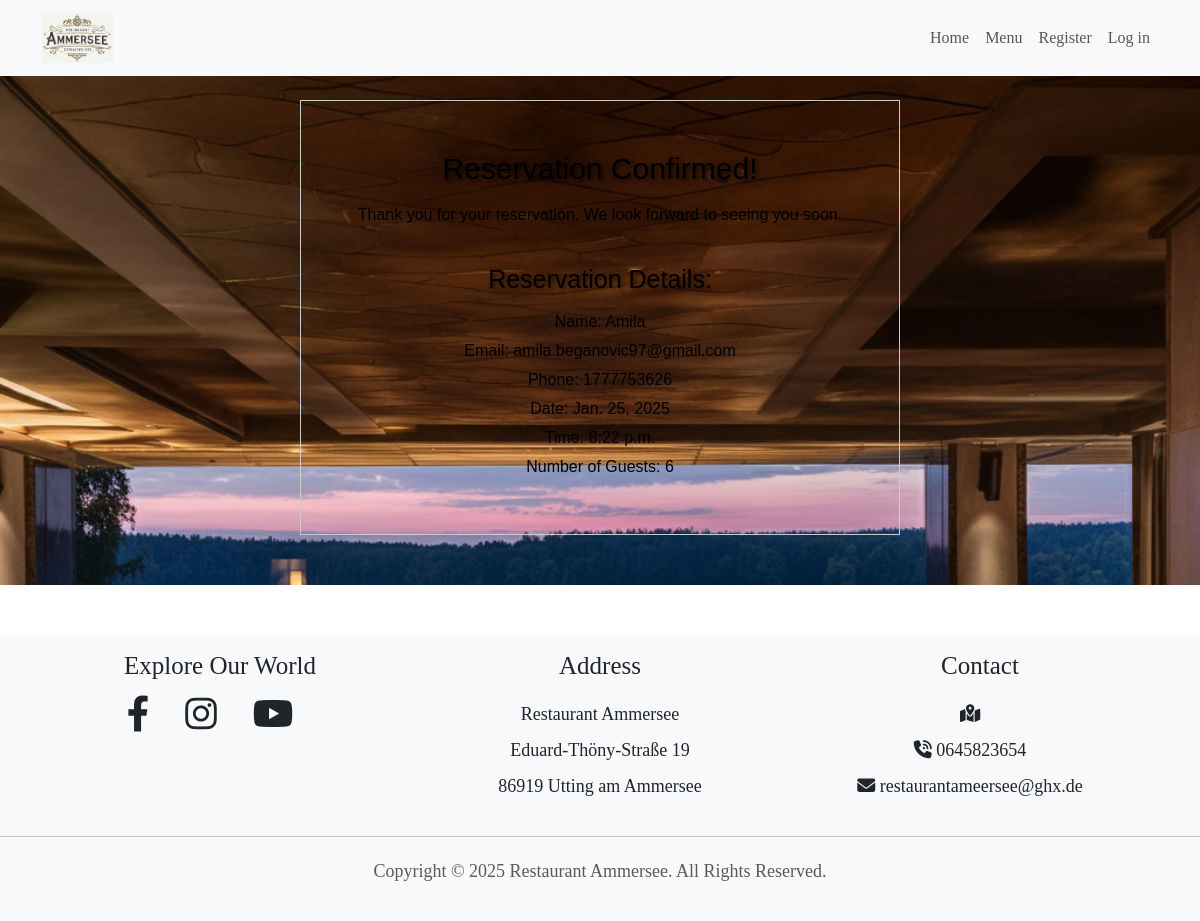
/restaurant/confirmation/31/, run on the app's committed database.
### restaurant/models.py (models this page shows, shortened)
class Reservation(models.Model):
    time = models.TimeField(blank=False, null=False)
    num_people = models.IntegerField(
        validators=[MinValueValidator(1)]  # Ensure the number of people is at least 1
    )
    name = models.CharField(max_length=200)
    email = models.EmailField(validators=[EmailValidator()], blank=True, null=True)  # Allow blank email
    phone = models.CharField(
        max_length=20, validators=[RegexValidator(r"^\+?\d{9,15}$")]  # Validate phone number format
    )
    date = models.DateField(validators=[validate_future_date])  # Use the custom validator
    user = models.ForeignKey(
        settings.AUTH_USER_MODEL, on_delete=models.CASCADE, null=True, blank=True  # Link to the User model
    )

### restaurant/views.py (the view)
def reservation_confirmation(request, reservation_id):
    reservation = get_object_or_404(
        Reservation, pk=reservation_id
    )  # Retrieve the reservation or return 404
    return render(
        request,
        "reservations/reservation_confirmation.html",
        {"reservation": reservation},
    )

### restaurant/templates/reservations/reservation_confirmation.html (shortened to what this page needs)
{% extends 'base.html' %}
{% load static %}
{% block content %}
<link rel="stylesheet" href="{% static 'css/reservations.css' %}">
<div class="reservation-confirmation">
    <h1>Reservation Confirmed!</h1>
    <p>Thank you for your reservation. We look forward to seeing you soon.</p>
    <h2>Reservation Details:</h2>
    <p>Name: {{ reservation.name }}</p>
    <p>Email: {{ reservation.email }}</p>
    <p>Phone: {{ reservation.phone }}</p>
    <p>Date: {{ reservation.date }}</p>
    <p>Time: {{ reservation.time }}</p>
    <p>Number of Guests: {{ reservation.num_people }}</p>
</div>
{% endblock %}

### staticfiles/css/style.css (style rules this page uses)
html, body { width: 100%; margin: 0; font-family: 'Playfair Display', serif; display: flex; flex-direction: column; min-height: 100vh; gap: 50px; }

### staticfiles/css/reservations.css (style rules this page uses)
.reservation-confirmation { display: flex; flex-direction: column; align-items: center; text-align: center; font-family: Arial, sans-serif; padding: 50px; margin: 50px auto; width: 50%; border: 1px solid #ccc; color: black; }
.reservation-confirmation h1 { font-size: 30px; margin-bottom: 1rem; text-shadow: 2px 2px 4px rgba(0, 0, 0, 0.7); }
.reservation-confirmation h2 { font-size: 25px; margin-bottom: 1rem; margin-top: 2rem; text-shadow: 2px 2px 4px rgba(0, 0, 0, 0.7); }
.reservation-confirmation p { margin-bottom: 5px; }

### data on the page
Reservation: name "Amila", email "amila.beganovic97@gmail.com", phone "1777753626", date "Jan. 25, 2025", time "8:22 p.m.", num_people "6"
